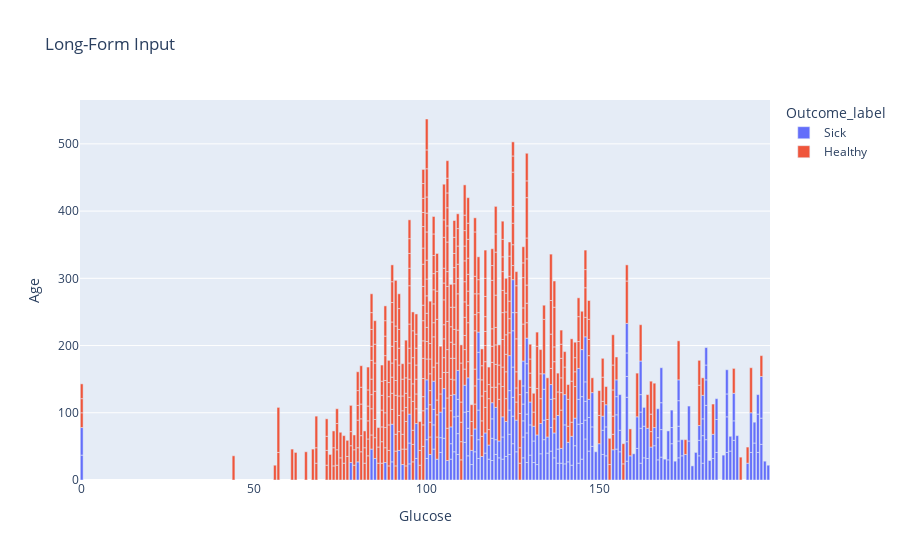

Here is the notebook cell this chart was saved with:
### Code cell
fig = px.bar(df, x="Glucose", y="Age", color="Outcome_label", title="Long-Form Input")
fig.show()

### Figure 1 — Plotly figure (JSON) as saved in the notebook; plotly's stock layout.template omitted (floating-point values rounded to 4 significant figures; data arrays with more than 128 entries replaced by an {"elided": "..."} marker saying what was removed)
{"data": [{"alignmentgroup": "True", "hovertemplate": "Outcome_label=Sick<br>Glucose=%{x}<br>Age=%{y}<extra></extra>", "legendgroup": "Sick", "marker": {"color": "#636efa", "pattern": {"shape": ""}}, "name": "Sick", "offsetgroup": "Sick", "orientation": "v", "showlegend": true, "textposition": "auto", "type": "bar", "x": {"elided": "268 int values"}, "xaxis": "x", "y": {"elided": "268 int values"}, "yaxis": "y"}, {"alignmentgroup": "True", "hovertemplate": "Outcome_label=Healthy<br>Glucose=%{x}<br>Age=%{y}<extra></extra>", "legendgroup": "Healthy", "marker": {"color": "#EF553B", "pattern": {"shape": ""}}, "name": "Healthy", "offsetgroup": "Healthy", "orientation": "v", "showlegend": true, "textposition": "auto", "type": "bar", "x": {"elided": "500 int values"}, "xaxis": "x", "y": {"elided": "500 int values"}, "yaxis": "y"}], "layout": {"barmode": "relative", "legend": {"title": {"text": "Outcome_label"}, "tracegroupgap": 0}, "title": {"text": "Long-Form Input"}, "xaxis": {"anchor": "y", "domain": [0, 1], "title": {"text": "Glucose"}}, "yaxis": {"anchor": "x", "domain": [0, 1], "title": {"text": "Age"}}}}
